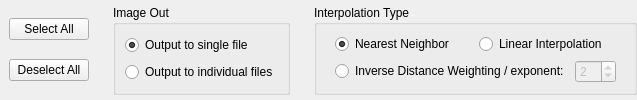
    <widget class="QFrame" name="frame_5">
     <property name="frameShape">
      <enum>QFrame::NoFrame</enum>
     </property>
     <property name="frameShadow">
      <enum>QFrame::Plain</enum>
     </property>
     <layout class="QHBoxLayout" name="horizontalLayout_6">
      <property name="leftMargin">
       <number>0</number>
      </property>
      <property name="topMargin">
       <number>0</number>
      </property>
      <property name="rightMargin">
       <number>0</number>
      </property>
      <property name="bottomMargin">
       <number>0</number>
      </property>
      <item>
       <widget class="QFrame" name="frame_6">
        <property name="sizePolicy">
         <sizepolicy hsizetype="Preferred" vsizetype="Preferred">
          <horstretch>0</horstretch>
          <verstretch>0</verstretch>
         </sizepolicy>
        </property>
        <property name="frameShape">
         <enum>QFrame::NoFrame</enum>
        </property>
        <property name="frameShadow">
         <enum>QFrame::Plain</enum>
        </property>
        <layout class="QVBoxLayout" name="verticalLayout_2">
         <property name="leftMargin">
          <number>9</number>
         </property>
         <property name="topMargin">
          <number>5</number>
         </property>
         <property name="bottomMargin">
          <number>5</number>
         </property>
         <item>
          <widget class="QPushButton" name="cmdSelectAll">
           <property name="sizePolicy">
            <sizepolicy hsizetype="Preferred" vsizetype="Fixed">
             <horstretch>0</horstretch>
             <verstretch>0</verstretch>
            </sizepolicy>
           </property>
           <property name="whatsThis">
            <string>Select all indices for calculation</string>
           </property>
           <property name="text">
            <string>Select All</string>
           </property>
           <property name="shortcut">
            <string>Ctrl+A</string>
           </property>
          </widget>
         </item>
         <item>
          <widget class="QPushButton" name="cmdDeselectAll">
           <property name="sizePolicy">
            <sizepolicy hsizetype="Preferred" vsizetype="Fixed">
             <horstretch>0</horstretch>
             <verstretch>0</verstretch>
            </sizepolicy>
           </property>
           <property name="whatsThis">
            <string>Select all indices for calculation</string>
           </property>
           <property name="text">
            <string notr="true">Deselect All</string>
           </property>
           <property name="shortcut">
            <string>Ctrl+Del</string>
           </property>
          </widget>
         </item>
        </layout>
       </widget>
      </item>
      <item>
       <widget class="QFrame" name="frame_4">
        <property name="frameShape">
         <enum>QFrame::NoFrame</enum>
        </property>
        <property name="frameShadow">
         <enum>QFrame::Plain</enum>
        </property>
        <layout class="QVBoxLayout" name="verticalLayout">
         <property name="topMargin">
          <number>5</number>
         </property>
         <property name="bottomMargin">
          <number>5</number>
         </property>
         <item>
          <widget class="QGroupBox" name="groupBox_2">
           <property name="title">
            <string>Image Out</string>
           </property>
           <layout class="QVBoxLayout" name="verticalLayout_3">
            <item>
             <widget class="QRadioButton" name="radSingle">
              <property name="whatsThis">
               <string>All indices are stored as individual bands into one single output file</string>
              </property>
              <property name="text">
               <string>Output to single file</string>
              </property>
              <property name="checked">
               <bool>true</bool>
              </property>
             </widget>
            </item>
            <item>
             <widget class="QRadioButton" name="radIndiv">
              <property name="whatsThis">
               <string>All indices are stored as separate output files</string>
              </property>
              <property name="text">
               <string>Output to individual files</string>
              </property>
             </widget>
            </item>
           </layout>
          </widget>
         </item>
        </layout>
       </widget>
      </item>
      <item>
       <widget class="QFrame" name="frame_8">
        <property name="frameShape">
         <enum>QFrame::NoFrame</enum>
        </property>
        <property name="frameShadow">
         <enum>QFrame::Plain</enum>
        </property>
        <layout class="QGridLayout" name="gridLayout_11">
         <property name="topMargin">
          <number>5</number>
         </property>
         <property name="rightMargin">
          <number>0</number>
         </property>
         <property name="bottomMargin">
          <number>5</number>
         </property>
         <item row="0" column="0">
          <widget class="QGroupBox" name="groupBox">
           <property name="title">
            <string>Interpolation Type</string>
           </property>
           <layout class="QGridLayout" name="gridLayout_10">
            <item row="0" column="0">
             <widget class="QFrame" name="frame_2">
              <property name="frameShape">
               <enum>QFrame::NoFrame</enum>
              </property>
              <property name="frameShadow">
               <enum>QFrame::Plain</enum>
              </property>
              <layout class="QHBoxLayout" name="horizontalLayout">
               <property name="topMargin">
                <number>0</number>
               </property>
               <property name="bottomMargin">
                <number>0</number>
               </property>
               <item>
                <widget class="QRadioButton" name="radNN">
                 <property name="whatsThis">
                  <string>If requested wavelength for an index is not supplied by the sensor, pick the nearest one instead</string>
                 </property>
                 <property name="text">
                  <string>Nearest Neighbor</string>
                 </property>
                 <property name="checked">
                  <bool>true</bool>
                 </property>
                 <attribute name="buttonGroup">
                  <string notr="true">buttonGroup</string>
                 </attribute>
                </widget>
               </item>
               <item>
                <widget class="QRadioButton" name="radLinear">
                 <property name="whatsThis">
                  <string>If requested wavelength for an index is not supplied by the sensor, interpolate linearly instead</string>
                 </property>
                 <property name="text">
                  <string>Linear Interpolation</string>
                 </property>
                 <attribute name="buttonGroup">
                  <string notr="true">buttonGroup</string>
                 </attribute>
                </widget>
               </item>
              </layout>
             </widget>
            </item>
            <item row="1" column="0">
             <widget class="QFrame" name="frame_7">
              <property name="frameShape">
               <enum>QFrame::NoFrame</enum>
              </property>
              <property name="frameShadow">
               <enum>QFrame::Plain</enum>
              </property>
              <layout class="QHBoxLayout" name="horizontalLayout_2">
               <property name="topMargin">
                <number>0</number>
               </property>
               <property name="bottomMargin">
                <number>0</number>
               </property>
               <item>
                <widget class="QRadioButton" name="radIDW">
                 <property name="whatsThis">
                  <string>If requested wavelength for an index is not supplied by the sensor, perform inverse distance weighting between two neighbors</string>
                 </property>
                 <property name="text">
                  <string>Inverse Distance Weighting / exponent:</string>
                 </property>
                 <attribute name="buttonGroup">
                  <string notr="true">buttonGroup</string>
                 </attribute>
                </widget>
               </item>
               <item>
                <widget class="QSpinBox" name="spinIDW_exp">
                 <property name="enabled">
                  <bool>false</bool>
                 </property>
                 <property name="sizePolicy">
                  <sizepolicy hsizetype="Maximum" vsizetype="Fixed">
                   <horstretch>0</horstretch>
                   <verstretch>0</verstretch>
                  </sizepolicy>
                 </property>
                 <property name="whatsThis">
                  <string>Choose the exponent for the IDW-interpolation. &quot;1&quot; equals a linear interpolation.</string>
                 </property>
                 <property name="minimum">
                  <number>1</number>
                 </property>
                 <property name="maximum">
                  <number>50</number>
                 </property>
                 <property name="value">
                  <number>2</number>
                 </property>
                </widget>
               </item>
              </layout>
             </widget>
            </item>
           </layout>
          </widget>
         </item>
        </layout>
       </widget>
      </item>
     </layout>
    </widget>
